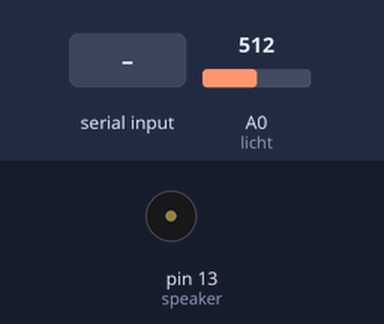
Bench run of a sketch on a simulated Arduino Uno, built with avr-gcc and run on an emulated ATmega328P. On the bench: buzzer (waves = sounding). The test bench sets the inputs (shaded band); at power-on: A0 (licht) = 512. What the sketch prints to the serial monitor is not drawn.

Above: at 1.2 s.
1.3 s: "<90,45,200>" received over Serial
At 2.7 s:
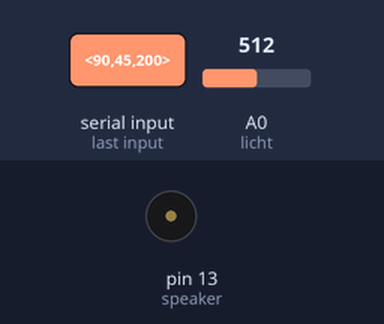
5.8 s: "<5>" received over Serial
At 6.6 s:
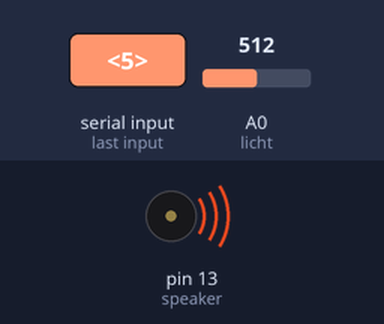
7.3 s: "<30,150,10>" received over Serial
At 8.6 s:
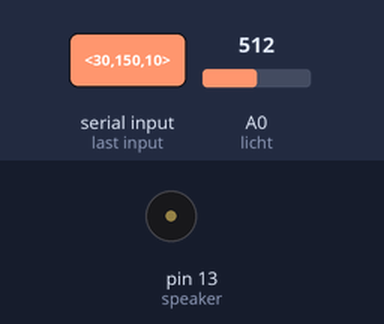
Timing chart, 0 to 9.9 s (numbered marks = the images above; inputs shaded):
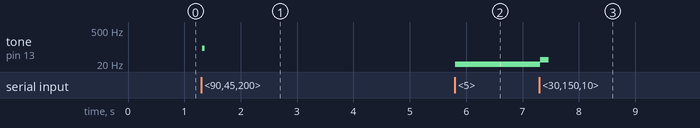

Measured:
- after the input at 1.3 s, tone on pin 13 (speaker): silent → 90 Hz at once, → silent 0.05 s later
- after the input at 5.8 s, tone on pin 13 (speaker): silent → 5 Hz at once
- after the input at 7.3 s, tone on pin 13 (speaker): 5 Hz → 30 Hz at once, → silent 0.15 s later

The sketch:

MusicPlayer2.ino
```cpp
// Example 5 - Receive with start- and end-markers combined with parsing
#define speaker 13
int licht = A0;
int lichtwaarde =0;


const byte numChars = 32;
char receivedChars[numChars];
char tempChars[numChars];        // temporary array for use when parsing

      // variables to hold the parsed data
int note = 0;
int duration = 0;
boolean newData = false;

//============

void setup() {
    Serial.begin(9600);
}

//============

void loop() {
    recvWithStartEndMarkers();
    if (newData == true) {
        strcpy(tempChars, receivedChars);
            // this temporary copy is necessary to protect the original data
            //   because strtok() used in parseData() replaces the commas with \0
        parseData();
        playTone();
        newData = false;
    }
    lichtwaarde = analogRead(licht);
    Serial.println(lichtwaarde);
}

//============

void recvWithStartEndMarkers() {
    static boolean recvInProgress = false;
    static byte ndx = 0;
    char startMarker = '<';
    char endMarker = '>';
    char rc;

    while (Serial.available() > 0 && newData == false) {
        rc = Serial.read();

        if (recvInProgress == true) {
            if (rc != endMarker) {
                receivedChars[ndx] = rc;
                ndx++;
                if (ndx >= numChars) {
                    ndx = numChars - 1;
                }
            }
            else {
                receivedChars[ndx] = '\0'; // terminate the string
                recvInProgress = false;
                ndx = 0;
                newData = true;
            }
        }

        else if (rc == startMarker) {
            recvInProgress = true;
        }
    }
}

//============

void parseData() {      // split the data into its parts

    char * strtokIndx; // this is used by strtok() as an index

    strtokIndx = strtok(tempChars,",");      // get the first part - the tone
    note = atoi(strtokIndx); // copy it to variable to be used in playtone

    strtokIndx = strtok(NULL, ","); // this continues where the previous call left off and grabs the duration of the tone
    duration = atoi(strtokIndx);     //again copies the tone into variable for later use

}

//============

void playTone() {
    tone(speaker, note, duration);
}
```
